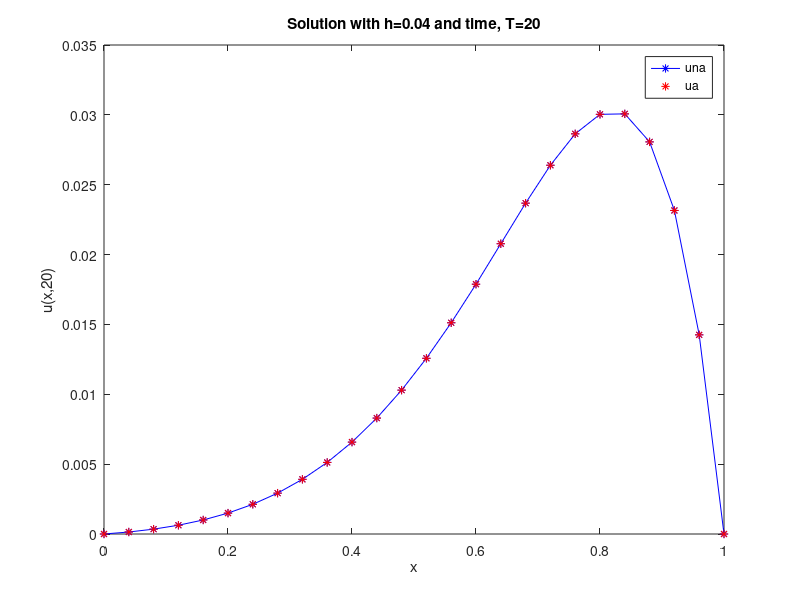

Write the MATLAB code that produced this figure.
%Fourth order exponential scheme with TVD RK-3
%for solving 1-D convection diffusion IBVP
clc;
close all;
clear all;
%Space and time step sizes
h=0.04;
k=.05;
%Final time
time=20;
% Coefficients in the PDE
a=.01;
p=0.1;
l1=0;
l2=1;
n=((l2-l1)/h)+1;
x=linspace(l1,l2,n);
alpha=p*h/2*coth(p*h/(2*a));
alpha1=(a-alpha)/p;
alpha2=(a*(a-alpha))/p^2+h^2/6;
%Initial Condition
u00=zeros(1,n);
for i=1:n
    u00(1,i)=exp(5*x(i))*sin(pi*x(i));
end
%Boundary Conditions
g1=0;
g2=0;
% Numerical Scheme
A=zeros(n-2,n-2);
A(1,1)=1-(2*alpha2/h^2);
A(n-2,n-2)=1-(2*alpha2/h^2);
A(1,2)=alpha2/h^2+alpha1/(2*h);
A(n-2,n-3)=alpha2/h^2-alpha1/(2*h);
for i=2:n-3
    A(i,i)=1-(2*alpha2/h^2);
    A(i,i+1)=alpha2/h^2+alpha1/(2*h);
    A(i,i-1)=alpha2/h^2-alpha1/(2*h);
end
B=zeros(n-2,n-2);
B(1,1)=-2*alpha/h^2;
B(1,2)=alpha/h^2-p/(2*h);
B(n-2,n-3)=alpha/h^2+p/(2*h);
B(n-2,n-2)=-2*alpha/h^2;
for i=2:n-3
    B(i,i)=-2*alpha/h^2;
    B(i,i+1)=alpha/h^2-p/(2*h);
    B(i,i-1)=alpha/h^2+p/(2*h);
end
    g=zeros(n-2,1);
g(1,1)=(alpha/h^2+p/(2*h))*g1;
g(n-2,1)=(alpha/h^2-p/(2*h))*g2;
un=zeros(n-2,1);
u0=zeros(n-2,1);
u0=u00(2:n-1)';
t=0;
 while t<=time
 L1=(A\B)*(u0)+(A\g);
 C1=u0+k*L1;
 L2=(A\B)*(C1)+(A\g);
 C2=(3/4)*u0+(1/4)*C1+(1/4)*k*L2;
 L3=(A\B)*(C2)+(A\g);
 un=(1/3)*u0+(2/3)*C2+(2/3)*k*L3;
 u0=un;
 t=t+k;
 end
una=zeros(n,1);
una(1)=g1;
una(n)=g2;
una(2:n-1)=un(1:n-2);
%Analytical Solution
ua=zeros(n,1);
for i=1:n
    ua(i,1)=exp(5*x(i)-time*(0.01*pi^2+0.25))*sin(pi*x(i));
end
%Error
err=norm((ua-una),2)
%Order of convergence
order=log2(7.6825e-05/6.3298e-06) 
plot(x,una,'*b-');
hold on
plot(x,ua,'*r');
axis([0 1 0 0.035])
xlabel('x');
ylabel('u(x,20)');
legend('una', 'ua');
title('Solution with h=0.04 and time, T=20')
%------------------------------------------------------------




